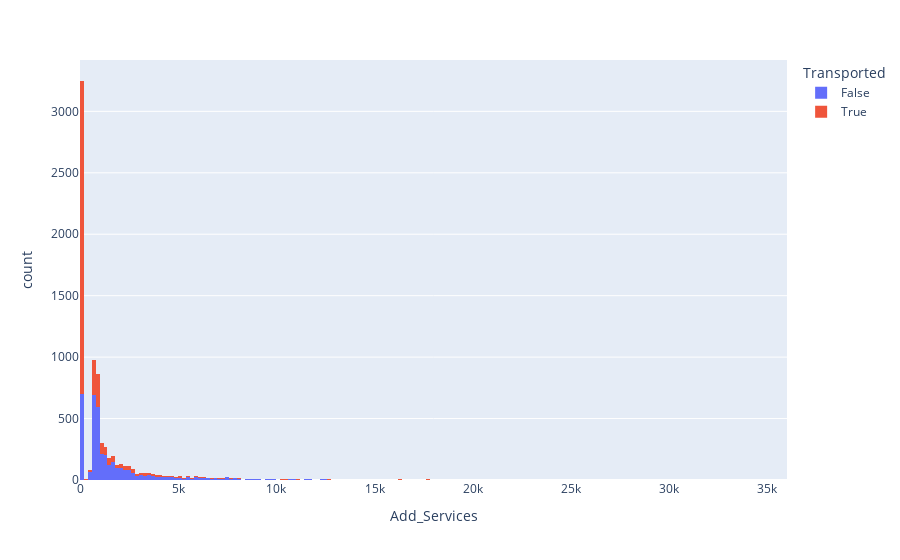

Notebook cell for this chart:
### Markdown cell above
### Visualizamos mediante un gráfico la relación entre el target y la varibale Add_Services

### Code cell
px.histogram(data_train, x = 'Add_Services', color = 'Transported')

### Figure 1 — Plotly figure (JSON) as saved in the notebook; plotly's stock layout.template omitted (floating-point values rounded to 4 significant figures; data arrays with more than 128 entries replaced by an {"elided": "..."} marker saying what was removed)
{"data": [{"alignmentgroup": "True", "bingroup": "x", "hovertemplate": "Transported=False<br>Add_Services=%{x}<br>count=%{y}<extra></extra>", "legendgroup": "False", "marker": {"color": "#636efa", "pattern": {"shape": ""}}, "name": "False", "offsetgroup": "False", "orientation": "v", "showlegend": true, "type": "histogram", "x": {"elided": "4315 int values"}, "xaxis": "x", "yaxis": "y"}, {"alignmentgroup": "True", "bingroup": "x", "hovertemplate": "Transported=True<br>Add_Services=%{x}<br>count=%{y}<extra></extra>", "legendgroup": "True", "marker": {"color": "#EF553B", "pattern": {"shape": ""}}, "name": "True", "offsetgroup": "True", "orientation": "v", "showlegend": true, "type": "histogram", "x": {"elided": "4378 int values"}, "xaxis": "x", "yaxis": "y"}], "layout": {"barmode": "relative", "legend": {"title": {"text": "Transported"}, "tracegroupgap": 0}, "margin": {"t": 60}, "xaxis": {"anchor": "y", "domain": [0, 1], "title": {"text": "Add_Services"}}, "yaxis": {"anchor": "x", "domain": [0, 1], "title": {"text": "count"}}}}
